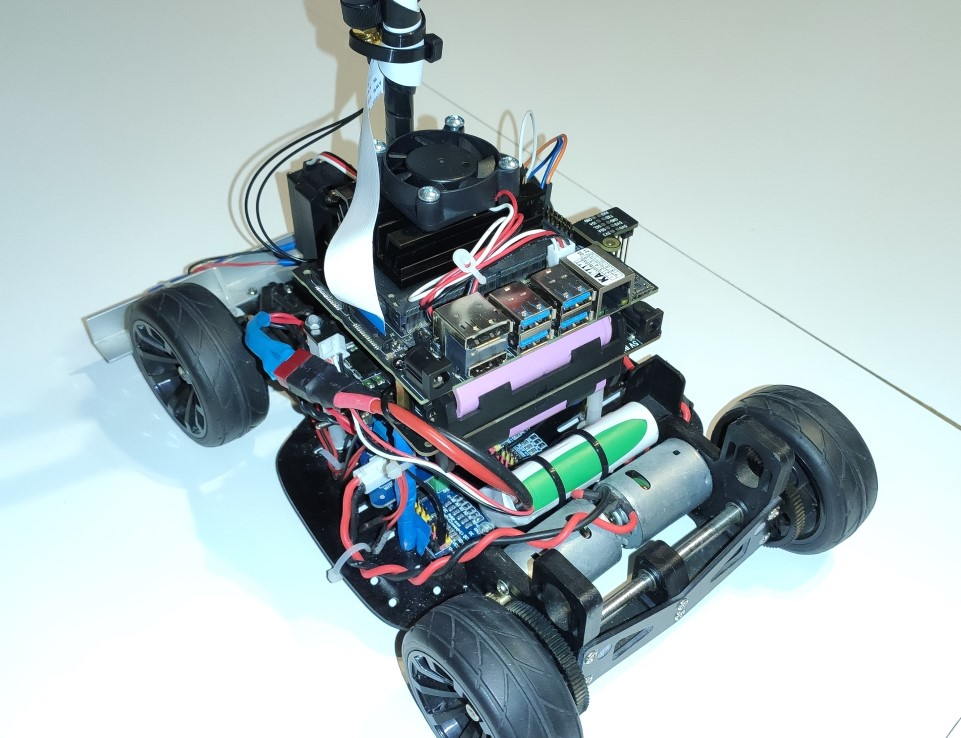
#> input picture images/platform_back.jpg, 961 x 738 px, given in place of x-raw, format=(string)BGR ! appsink, which was not available
$ python camera.py
#> lines starting #> are read from the running program, lines starting #| are printed output that depends on the picture; after the words box and inside, x2 and y2 are one past the last pixel; in counts of white or black regions, pixels touching at a corner belong together; pictures that were not available may be replaced by others from this repository, and a replacement may not be noted
# MIT License
# Copyright (c) 2019,2020 JetsonHacks
# See license in root folder
# CSI_Camera is a class which encapsulates an OpenCV VideoCapture element
# The VideoCapture element is initialized via a GStreamer pipeline
# The camera is read in a separate thread
# The class also tracks how many frames are read from the camera;
# The calling application tracks the frames_displayed

# Let's use a repeating Timer for counting FPS
import cv2 as cv2
import threading

class RepeatTimer(threading.Timer):
    def run(self):
        while not self.finished.wait(self.interval):
            self.function(*self.args, **self.kwargs)

class CSI_Camera:

    def __init__ (self) :
        # Initialize instance variables
        # OpenCV video capture element
        self.video_capture = None
        # The last captured image from the camera
        self.frame = None
        self.grabbed = False
        # The thread where the video capture runs
        self.read_thread = None
        self.read_lock = threading.Lock()
        self.running = False
        self.fps_timer=None
        self.frames_read=0
        self.frames_displayed=0
        self.last_frames_read=0
        self.last_frames_displayed=0


    def open(self, gstreamer_pipeline_string):
        try:
            self.video_capture = cv2.VideoCapture(
                gstreamer_pipeline_string, cv2.CAP_GSTREAMER
            )

        except RuntimeError:
            self.video_capture = None
            print("Unable to open camera")
            print("Pipeline: " + gstreamer_pipeline_string)
            return
        # Grab the first frame to start the video capturing
        self.grabbed, self.frame = self.video_capture.read()
#> self.frame is the input picture: shape (738, 961, 3); mean B, G, R 185.9, 183.1, 168.3

    def start(self):
        if self.running:
            print('Video capturing is already running')
            return None
        # create a thread to read the camera image
        if self.video_capture != None:
            self.running=True
            self.read_thread = threading.Thread(target=self.updateCamera)
            self.read_thread.start()
        return self

    def stop(self):
        self.running=False
        self.read_thread.join()

    def updateCamera(self):
        # This is the thread to read images from the camera
        while self.running:
            try:
                grabbed, frame = self.video_capture.read()
                with self.read_lock:
                    self.grabbed=grabbed
                    self.frame=frame
                    self.frames_read += 1
            except RuntimeError:
                print("Could not read image from camera")
        # FIX ME - stop and cleanup thread
        # Something bad happened


    def read(self):
        with self.read_lock:
            frame = self.frame.copy()
            grabbed=self.grabbed
#> grabbed = True
        return grabbed, frame

    def release(self):
        if self.video_capture != None:
            self.video_capture.release()
            self.video_capture = None
        # Kill the timer
        self.fps_timer.cancel()
        self.fps_timer.join()
        # Now kill the thread
        if self.read_thread != None:
            self.read_thread.join()

    def update_fps_stats(self):
        self.last_frames_read=self.frames_read
        self.last_frames_displayed=self.frames_displayed
        # Start the next measurement cycle
        self.frames_read=0
        self.frames_displayed=0

    def start_counting_fps(self):
        self.fps_timer=RepeatTimer(1.0,self.update_fps_stats)
        self.fps_timer.start()

    @property
    def gstreamer_pipeline(self):
        return self._gstreamer_pipeline

    # Currently there are setting frame rate on CSI Camera on Nano through gstreamer
    # Here we directly select sensor_mode 3 (1280x720, 59.9999 fps)
    def create_gstreamer_pipeline(
        self,
        sensor_id=0,
        sensor_mode=3,
        display_width=1280,
        display_height=720,
        framerate=60,
        flip_method=0,
    ):
        self._gstreamer_pipeline = (
            "nvarguscamerasrc sensor-id=%d sensor-mode=%d ! "
            "video/x-raw(memory:NVMM), "
            "format=(string)NV12, framerate=(fraction)%d/1 ! "
            "nvvidconv flip-method=%d ! "
            "video/x-raw, width=(int)%d, height=(int)%d, format=(string)BGRx ! "
            "videoconvert ! "
            "video/x-raw, format=(string)BGR ! appsink"
            % (
                sensor_id,
                sensor_mode,
                framerate,
                flip_method,
                display_width,
                display_height,
            )
        )

# Author: Kamil Goś

class LineFollowerCamera():
    def __init__(self, show_fps, crop_left, crop_right, crop_top, crop_bottom):
        self.show_fps = show_fps
        self.crop_left = crop_left
        self.crop_right = crop_right
        self.crop_top = crop_top
        self.crop_bottom = crop_bottom
        self.middle_point = int((crop_right-crop_left)/2)
        self.DISPLAY_WIDTH=640
        self.DISPLAY_HEIGHT=360
        self.SENSOR_MODE_720=3
        self.my_camera = None
        self.windows = []
        self.counting_fps = False
        self.font_face = cv2.FONT_HERSHEY_SIMPLEX
        self.font_scale = 0.5
        self.font_color = (255,255,255)
        self.ready = True

    # Initialize camera
    def initialize_camera(self):
        self.my_camera = CSI_Camera()
        self.my_camera.create_gstreamer_pipeline(
            sensor_id=0,
            sensor_mode=self.SENSOR_MODE_720,
            framerate=30,
            flip_method=2,
            display_height=self.DISPLAY_HEIGHT,
            display_width=self.DISPLAY_WIDTH,)
        self.my_camera.open(self.my_camera.gstreamer_pipeline)
        self.my_camera.start()
        self.my_camera.start_counting_fps()
        self.counting_fps = True

        if (not self.my_camera.video_capture.isOpened()):
        # Cameras did not open, or no camera attached
            print("Unable to open any cameras")
            SystemExit(0)
        else:
            self.ready = True
            print("Camera ready...")

    def return_state(self):
        return self.ready

    def return_middle_point(self):
        return self.middle_point

    def plot_fps(self, img):
        if self.counting_fps is True:
            cv2.putText(
                img=img,
                text="Frames Displayed (PS): "+str(int(self.my_camera.last_frames_displayed/len(self.windows))),
                org=(10,20),
                fontFace=self.font_face,
                fontScale=self.font_scale,
                color=self.font_color,
                thickness=1,
                lineType=cv2.LINE_AA)
            cv2.putText(
                img=img,
                text="Frames Read (PS): "+str(self.my_camera.last_frames_read),
                org=(10,40),
                fontFace=self.font_face,
                fontScale=self.font_scale,
                color=self.font_color,
                thickness=1,
                lineType=cv2.LINE_AA)
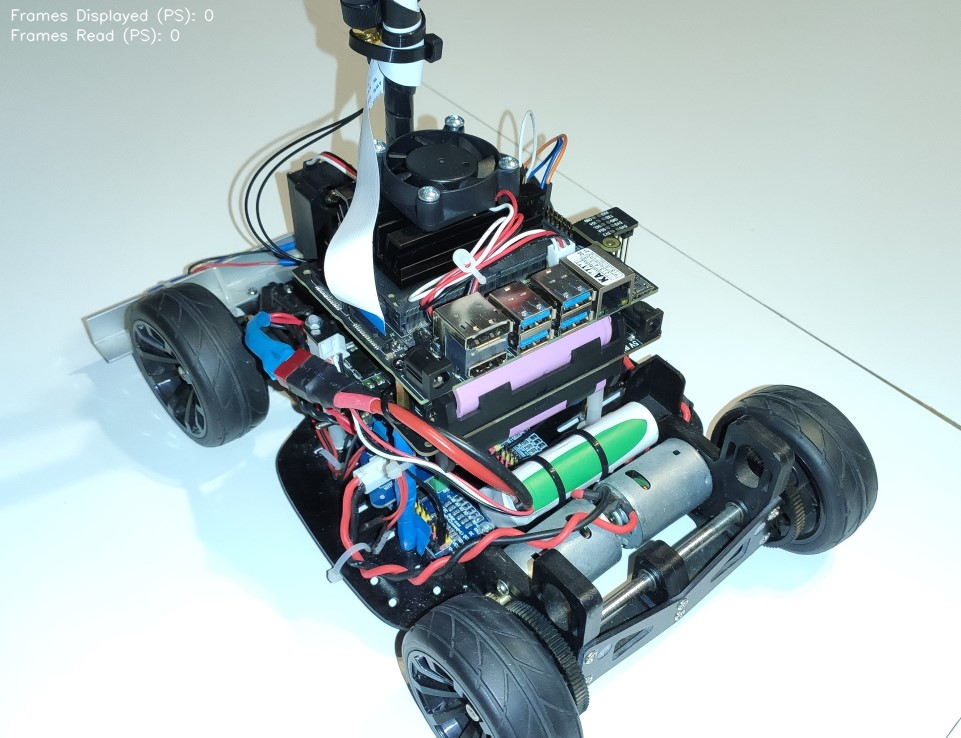
#> img: shape (738, 961, 3); mean B, G, R 186, 183.2, 168.4
        else:
            print("Unable to print fps. Counting FPS is: ", self.counting_fps)

    # opens new window to show frame as picture
    def open_new_window(self, win_name):
        self.windows.append(win_name)
        cv2.namedWindow(win_name, cv2.WINDOW_AUTOSIZE)
        if cv2.getWindowProperty(win_name, 0) >= 0:
            print("Window: ", win_name, " ready...")
        else:
            print("Unable to open window: ", win_name)


    def create_trackbar(self, win_name, tb_name, low, high):
        cv2.createTrackbar(tb_name, win_name, low, high, nothing)

    def get_trackbar_pos(self, tb_name, win_name):
        return cv2.getTrackbarPos(tb_name, win_name)

    def close_camera(self):
        self.my_camera.stop()
        self.my_camera.release()
        cv2.destroyAllWindows()
        print("Camera closed...")

    def show_image(self, win_name, img):
        if win_name in self.windows:
            if cv2.getWindowProperty(win_name, 0) >= 0 :
                cv2.imshow(win_name, img)
                self.my_camera.frames_displayed += 1
            else:
                print("Problem with window: ", win_name)
        else:
            print("Window: ", win_name, " is NOT opend. Available windows: ", self.windows)

    # Read a frame from the camera, and draw the FPS on the image if desired
    # Return an image
    def read_frame(self):
        _ , frame=self.my_camera.read()
        if self.show_fps:
            self.plot_fps(frame)
        return frame

    def extract_line(self, img, TB_SHOW, TB_T_L, TB_T_U):
#> called with TB_SHOW = 0, TB_T_L = 1, TB_T_U = 1
        oryginal = img.copy()
        cv2.line(oryginal, (self.crop_left, self.crop_top), (self.crop_right, self.crop_top), (0, 0, 255), 1)
        cv2.line(oryginal, (self.crop_left, self.crop_bottom), (self.crop_right, self.crop_bottom), (0, 0, 255), 1)
        cv2.line(oryginal, (self.middle_point, self.crop_top), (self.middle_point, self.crop_bottom), (0, 255, 0), 2)
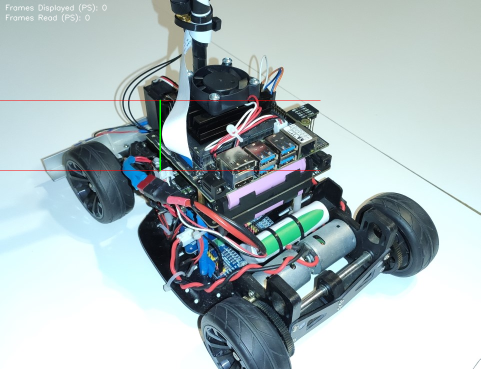
#> oryginal: shape (738, 961, 3) (shown at 1/2 size); mean B, G, R 185.7, 183.1, 168.7


        img = img[self.crop_top:self.crop_bottom, self.crop_left:self.crop_right]
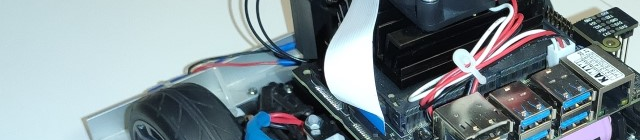
#> img: shape (140, 640, 3); mean of channels 0, 1, 2 146.8, 141.3, 127.2; drawn as B, G, R
        frame = cv2.cvtColor(img, cv2.COLOR_BGR2GRAY)
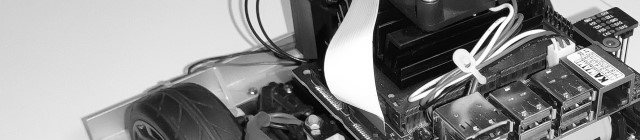
#> frame: shape (140, 640); min 0, max 255, mean 137.7
        frame = cv2.GaussianBlur(frame, (11,11), 0)
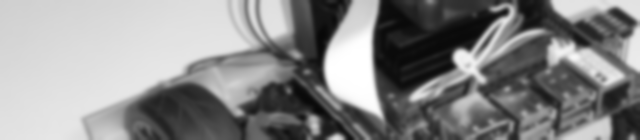
#> frame: shape (140, 640); min 8, max 255, mean 137.7
        # _, frame = cv2.threshold(frame, TB_THRESH, 255, cv2.THRESH_BINARY_INV)
        frame = cv2.inRange(frame, TB_T_L, TB_T_U)
#> frame: shape (140, 640); every value is 0
        frame = cv2.erode(frame, None, iterations=3)
        frame = cv2.dilate(frame, None, iterations=3)
        frame = cv2.bitwise_not(frame)
#> frame: shape (140, 640); every value is 255
        contours, hierarchy = cv2.findContours(frame, 1, cv2.CHAIN_APPROX_SIMPLE)
#> contours = [[[0, 0], [0, 139], [639, 139], [639, 0]]]

        if len(contours) > 0:
            c = max(contours, key=cv2.contourArea)
#> c = [[0, 0], [0, 139], [639, 139], [639, 0]]
            M = cv2.moments(c)
#> M = moments, m00 88821, centre m10/m00, m01/m00 = (319.5, 69.5)
            try:
                cx = int(M['m10']/M['m00'])
#> cx = 319
                cy = int(M['m01']/M['m00'])+self.crop_top
#> cy = 269
                error = cx-self.middle_point
#> error = -1
            except:
                cx = None
                print("Centroid error")

            if cx != None:
                if TB_SHOW == 0:
                    cv2.drawContours(img, contours, -1, (0, 255, 0), 1)
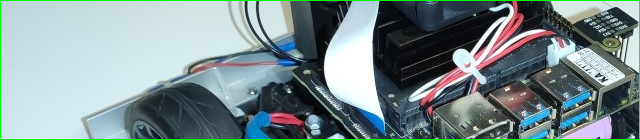
#> img: shape (140, 640, 3); 1.74% of pixels changed, all inside (x1, y1, x2, y2) = (0, 0, 640, 140); drawn as B, G, R
                    cv2.line(oryginal, (cx, self.crop_top), (cx, self.crop_bottom), (255, 0, 0), 1)
#> oryginal: shape (738, 961, 3); 0.02% of pixels changed, all inside (x1, y1, x2, y2) = (319, 200, 320, 341)
                    cv2.line(oryginal, (self.crop_left, cy), (self.crop_right, cy), (255, 0, 0), 1)
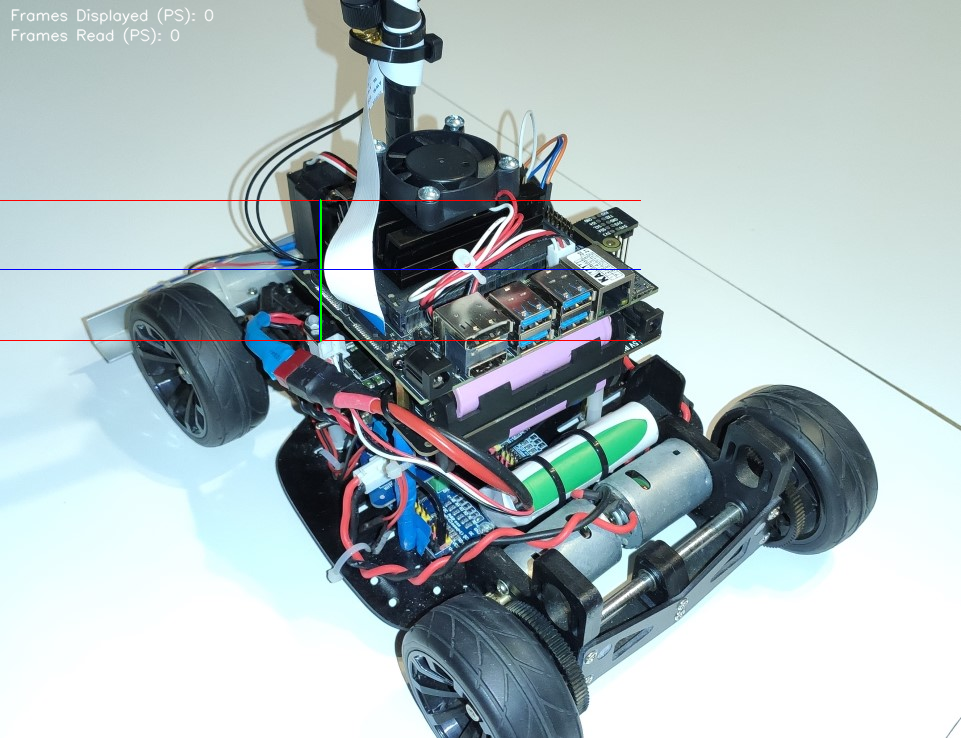
#> oryginal: shape (738, 961, 3); mean B, G, R 185.8, 182.9, 168.5

                cv2.circle(oryginal, (cx, cy), 5, (0,255,0), 3)
#> oryginal: shape (738, 961, 3); 0.02% of pixels changed, all inside (x1, y1, x2, y2) = (312, 262, 327, 277)
                cv2.line(oryginal, (cx,cy), (self.middle_point, cy), (0, 0, 255), 2)
#> oryginal: shape (738, 961, 3); mean B, G, R 185.8, 182.9, 168.5
                cv2.putText(img=oryginal,
                    text=str(error),
                    org=(int((cx+self.middle_point)/2),cy-10),
                    fontFace=self.font_face,
                    fontScale=1,
                    color=(0,0,255),
                    thickness=1,
                    lineType=cv2.LINE_AA)
#> oryginal: shape (738, 961, 3); mean B, G, R 185.8, 182.9, 168.5
        else:
            cx = None
        return frame, img, oryginal, cx

def nothing(x):
    pass


if __name__ == "__main__":
    camera = LineFollowerCamera(show_fps=True,
                                crop_left = 0,
                                crop_right = 640,
                                crop_top = 200,
                                crop_bottom = 340)
    camera.initialize_camera()
    print("STATE: ", camera.return_state())
    print("MIDDLE POINT: ", camera.return_middle_point())

    camera.open_new_window("ORYGINAL")
    cv2.moveWindow("ORYGINAL", 100,100)
    camera.create_trackbar("ORYGINAL", "SHOW", 0,2)
    camera.create_trackbar("ORYGINAL", "LOWER", 1, 255)
    camera.create_trackbar("ORYGINAL", "UPPER", 1, 255)

    camera.open_new_window("LINE EXTRACTION")
    cv2.moveWindow("LINE EXTRACTION", 750,100)

    camera.open_new_window("FEATURE EXTRACTION")
    cv2.moveWindow("FEATURE EXTRACTION", 750,300)

    while True:
        try:
            frame = camera.read_frame()
            TB_SHOW = cv2.getTrackbarPos('SHOW', 'ORYGINAL')
            TB_T_L = cv2.getTrackbarPos('LOWER', 'ORYGINAL')
            TB_T_U = cv2.getTrackbarPos('UPPER', 'ORYGINAL')
            binary, features, oryginal, cx  = camera.extract_line(frame, TB_SHOW, TB_T_L, TB_T_U)
#> cx = 319
#> frame: shape (738, 961, 3)

            if TB_SHOW == 0:
                camera.show_image("LINE EXTRACTION",binary)
                camera.show_image("FEATURE EXTRACTION", features)

            camera.show_image("ORYGINAL",oryginal)

            keyCode = cv2.waitKey(5) & 0xFF
#> (key Esc is pressed here)
            # Stop the program on the ESC key
            if keyCode == 27:
                break
        except Exception as ex:
            print("STH WRONG: ", ex)
            break
    camera.close_camera()
    exit()
#> (the program exits here)

$ run again, on images/platform_front.jpg
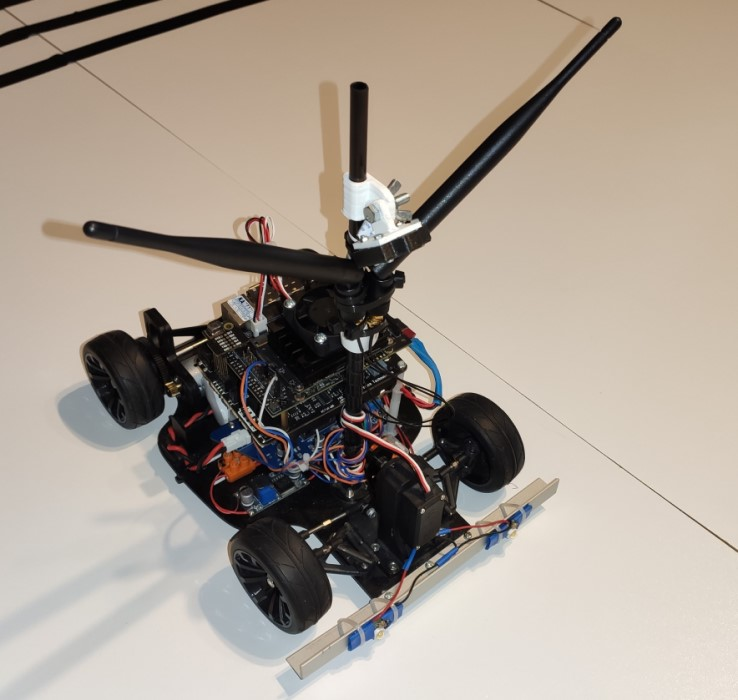
#> input picture images/platform_front.jpg, 738 x 700 px, given in place of x-raw, format=(string)BGR ! appsink, which was not available
#> in open, self.frame is the input picture: shape (700, 738, 3); mean B, G, R 144.7, 155.9, 166.8
#> grabbed = True
#> in extract_line, `frame = cv2.GaussianBlur(frame, (11,11), 0)`:
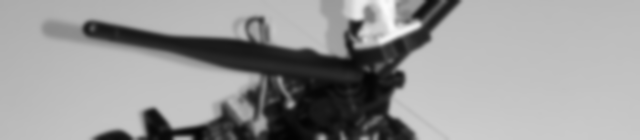
#> frame: shape (140, 640); min 3, max 251, mean 151.5
#> contours = [[[0, 0], [0, 139], [639, 139], [639, 0]]]
#> c = [[0, 0], [0, 139], [639, 139], [639, 0]]
#> M = moments, m00 88821, centre m10/m00, m01/m00 = (319.5, 69.5)
#> in extract_line, `cx = int(M['m10']/M['m00'])`: cx = 319
#> cy = 269
#> error = -1
#> in extract_line, `cv2.line(oryginal, (self.crop_left, cy), (self.crop_right, cy), (255, ..`:
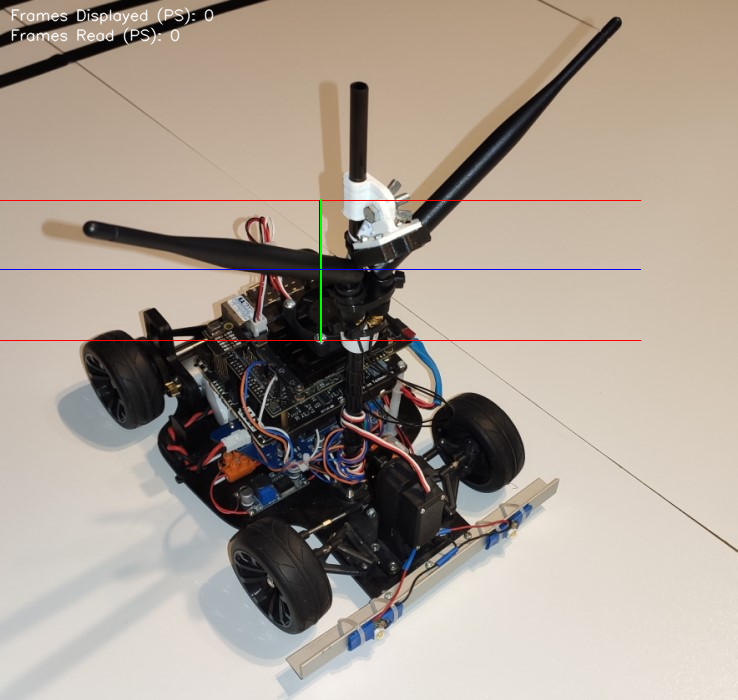
#> oryginal: shape (700, 738, 3); mean B, G, R 144.9, 155.7, 167
#> `binary, features, oryginal, cx  = camera.extract_line(frame, TB_SHOW, ..`: cx = 319

$ run again, on images/im_pr.png
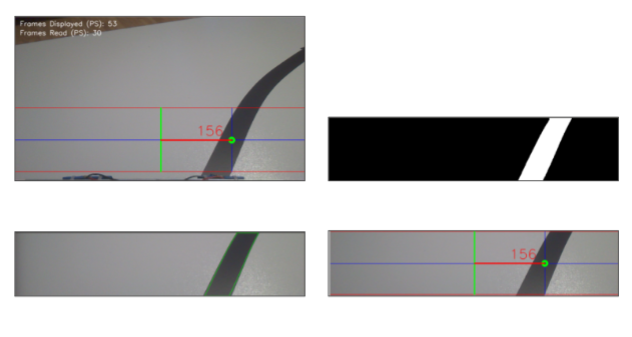
#> input picture images/im_pr.png, 632 x 337 px, given in place of x-raw, format=(string)BGR ! appsink, which was not available
#> in open, self.frame is the input picture: shape (337, 632, 3); mean B, G, R 185.4, 185.5, 186.5
#> grabbed = True
#> in extract_line, `frame = cv2.GaussianBlur(frame, (11,11), 0)`:
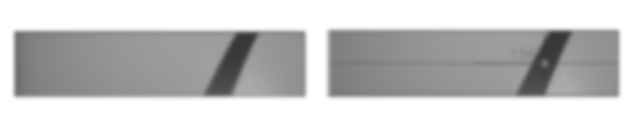
#> frame: shape (137, 632); min 55, max 255, mean 202.7
#> contours = [[[0, 0], [0, 136], [631, 136], [631, 0]]]
#> c = [[0, 0], [0, 136], [631, 136], [631, 0]]
#> M = moments, m00 85816, centre m10/m00, m01/m00 = (315.5, 68)
#> in extract_line, `cx = int(M['m10']/M['m00'])`: cx = 315
#> cy = 268
#> error = -5
#> in extract_line, `cv2.circle(oryginal, (cx, cy), 5, (0,255,0), 3)`:
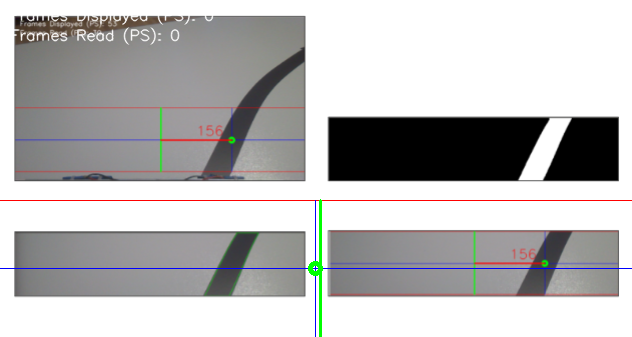
#> oryginal: shape (337, 632, 3); mean B, G, R 184.9, 184.7, 185.8
#> `binary, features, oryginal, cx  = camera.extract_line(frame, TB_SHOW, ..`: cx = 315
